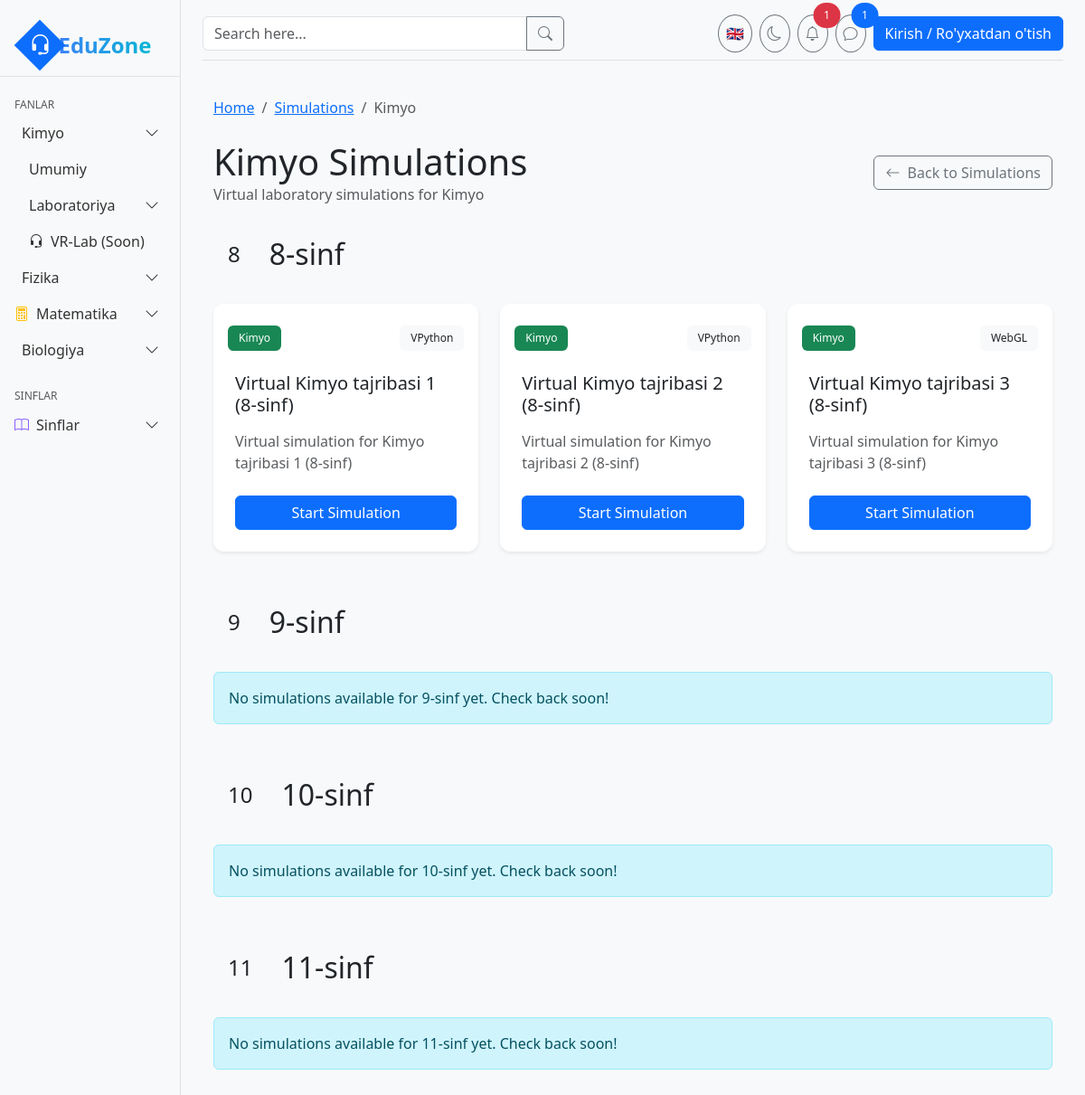
The page /api/simlab/subject/kimyo/ on the database its author committed.
### core/models.py (models this page shows, shortened)
class Subject(models.Model):
    name = models.CharField(max_length=100)
    slug = models.SlugField(unique=True)
    icon = models.CharField(max_length=50, help_text="Icon name (e.g., 'beaker', 'atom')")
    color = models.CharField(max_length=50, default="text-blue-500")
    bg_color = models.CharField(max_length=50, default="bg-blue-100")
    description = models.TextField(blank=True)

class Grade(models.Model):
    number = models.IntegerField(unique=True)
    description = models.TextField(blank=True)

### simlab/models.py (models this page shows, shortened)
class Simulation(models.Model):
    title = models.CharField(max_length=200)
    slug = models.SlugField(unique=True)
    experiment = models.ForeignKey(Experiment, on_delete=models.CASCADE, related_name='simulations')
    simulation_type = models.ForeignKey(SimulationType, on_delete=models.CASCADE, related_name='simulations')
    description = models.TextField()
    instructions = models.TextField()
    code_js = models.TextField(blank=True, help_text="JavaScript code for the simulation")
    code_python = models.TextField(blank=True, help_text="Python code for the simulation")
    config = models.JSONField(default=dict, blank=True, help_text="Configuration parameters for the simulation")
    is_active = models.BooleanField(default=True)
    created_at = models.DateTimeField(auto_now_add=True)
    updated_at = models.DateTimeField(auto_now=True)

class SimulationType(models.Model):
    name = models.CharField(max_length=100)
    slug = models.SlugField(unique=True)
    description = models.TextField(blank=True)
    icon = models.CharField(max_length=50, default="code")

### simlab/views.py (the view)
# urls.py: path('subject/<slug:subject_slug>/', views.subject_simulations, name='subject_simulations'),
def subject_simulations(request, subject_slug):
    subject = get_object_or_404(Subject, slug=subject_slug)
    grades = Grade.objects.all().order_by('number')
    simulations = Simulation.objects.filter(
        experiment__subject=subject,
        is_active=True
    ).order_by('experiment__grade__number')
    simulations_by_grade = {}
    for grade in grades:
        simulations_by_grade[grade] = simulations.filter(experiment__grade=grade)
    return render(request, 'simlab/subject_simulations.html', {
        'subject': subject,
        'grades': grades,
        'simulations_by_grade': simulations_by_grade,
    })

### templates/simlab/subject_simulations.html (shortened to what this page needs)
{% extends 'base.html' %}
{% load static %}
{% block content %}
<div class="container-fluid py-4">
    <nav aria-label="breadcrumb" class="mb-4">
        <ol class="breadcrumb">
            <li class="breadcrumb-item"><a href="{% url 'home' %}">Home</a></li>
            <li class="breadcrumb-item"><a href="{% url 'simlab:home' %}">Simulations</a></li>
            <li class="breadcrumb-item active" aria-current="page">{{ subject.name }}</li>
        </ol>
    </nav>
    <div class="d-flex justify-content-between align-items-center mb-4">
        <div>
            <h1 class="mb-0">{{ subject.name }} Simulations</h1>
            <p class="text-muted mb-0">Virtual laboratory simulations for {{ subject.name }}</p>
        </div>
        <a href="{% url 'simlab:home' %}" class="btn btn-outline-secondary">
            <i class="bi bi-arrow-left me-1"></i> Back to Simulations
        </a>
    </div>
    {% for grade, simulations in simulations_by_grade.items %}
    <div class="mb-5">
        <div class="d-flex align-items-center gap-3 mb-4">
            <div class="rounded-circle p-3 bg-light">
                <span class="h4 mb-0">{{ grade.number }}</span>
            </div>
            <h2 class="mb-0">{{ grade.number }}-sinf</h2>
        </div>
        {% if simulations %}
        <div class="row g-4">
            {% for simulation in simulations %}
            <div class="col-md-6 col-lg-4">
                <div class="card h-100 border-0 shadow-sm simulation-card">
                    <div class="card-header bg-white border-0 pt-4 pb-0">
                        <div class="d-flex justify-content-between align-items-center">
                            <span class="badge
                                {% if subject.name == 'Kimyo' %}bg-success
                                {% elif subject.name == 'Fizika' %}bg-primary
                                {% elif subject.name == 'Matematika' %}bg-warning
                                {% else %}bg-secondary{% endif %}">
                                {{ subject.name }}
                            </span>
                            <span class="badge bg-light text-dark">
                                {{ simulation.simulation_type.name }}
                            </span>
                        </div>
                    </div>
                    <div class="card-body p-4">
                        <h3 class="h5 mb-3">{{ simulation.title }}</h3>
                        <p class="text-muted mb-4">{{ simulation.description|truncatechars:100 }}</p>
                        <a href="{% url 'simlab:run_simulation' simulation.slug %}" class="btn btn-primary w-100">
                            Start Simulation
                        </a>
                    </div>
                </div>
            </div>
            {% endfor %}
        </div>
        {% else %}
        <div class="alert alert-info">
            No simulations available for {{ grade.number }}-sinf yet. Check back soon!
        </div>
        {% endif %}
    </div>
    {% empty %}
    <div class="alert alert-info">
        No simulations available for {{ subject.name }} yet. Check back soon!
    </div>
    {% endfor %}
</div>
{% endblock %}

### static/css/style.css (style rules this page uses)
body { min-height: 100vh; background-color: #f8f9fa; }
.card { border-radius: 0.75rem; transition: transform 0.2s ease, box-shadow 0.2s ease; }
.card-header { border-top-left-radius: 0.75rem !important; border-top-right-radius: 0.75rem !important; border-bottom: 1px solid rgba(0, 0, 0, 0.05); }
.badge { padding: 0.5rem 0.75rem; font-weight: 500; }

### templates/simlab/subject_simulations.html (style rules this page uses)
.simulation-card { transition: transform 0.3s ease, box-shadow 0.3s ease; height: 100%; }

### rows shown on the page
Subject: name "Kimyo"
Grade: number "8"
Simulation: simulation_type.name "VPython", title "Virtual Kimyo tajribasi 1 (8-sinf)", description "Virtual simulation for Kimyo tajribasi 1 (8-sinf)"
Simulation: simulation_type.name "VPython", title "Virtual Kimyo tajribasi 2 (8-sinf)", description "Virtual simulation for Kimyo tajribasi 2 (8-sinf)"
Simulation: simulation_type.name "WebGL", title "Virtual Kimyo tajribasi 3 (8-sinf)", description "Virtual simulation for Kimyo tajribasi 3 (8-sinf)"
Grade: number "9"
Grade: number "10"
Grade: number "11"
